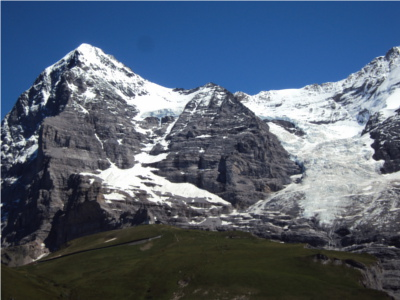
#> input picture src/a2/stitching_images/1Hill.JPG, 400 x 300 px
$ jupyter execute --allow-errors stitching.ipynb
#> lines starting #> are read from the running program, lines starting #| are printed output that depends on the picture
# ECSE415 - Intro to Computer Vision
## Assignment 2
### Alexander Harris - 260688155

## Image Stitching
### Coding Questions

[cell 1]
import cv2
import numpy as np
import matplotlib.pyplot as plt

# Import images
hill1 = cv2.imread('stitching_images/1Hill.JPG')
#> hill1 is the input picture: shape (300, 400, 3); mean B, G, R 113.4, 95.7, 82.9
hill1_cpy = hill1.copy()
hill2 = cv2.imread('stitching_images/2Hill.JPG')
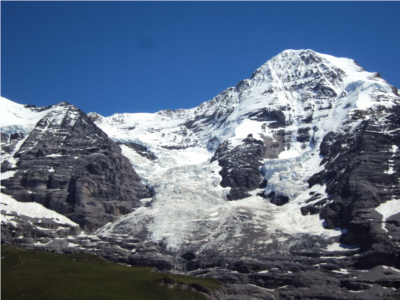
#> input picture src/a2/stitching_images/2Hill.JPG, 400 x 300 px
#> hill2 is the input picture: shape (300, 400, 3); mean B, G, R 131, 108.6, 93
hill2_cpy = hill2.copy()
hill3 = cv2.imread('stitching_images/3Hill.JPG')
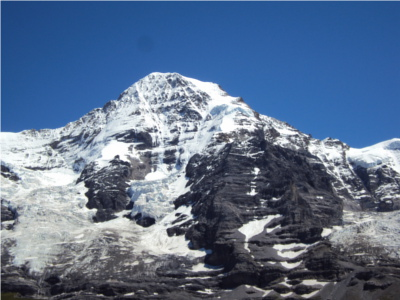
#> input picture src/a2/stitching_images/3Hill.JPG, 400 x 300 px
#> hill3 is the input picture: shape (300, 400, 3); mean B, G, R 142.2, 113.3, 93.1
hill3_cpy = hill3.copy()
